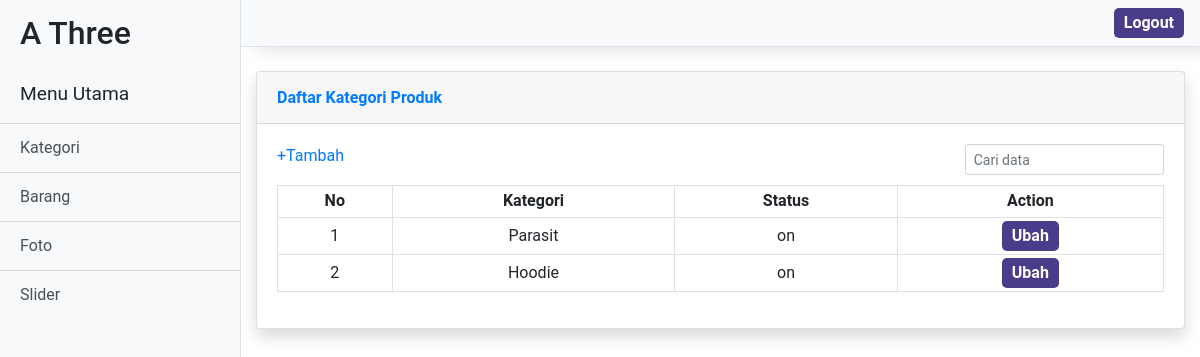
Page /admin/myprofile.php?module=kategori&page=list (signed in) on the earlier database version.
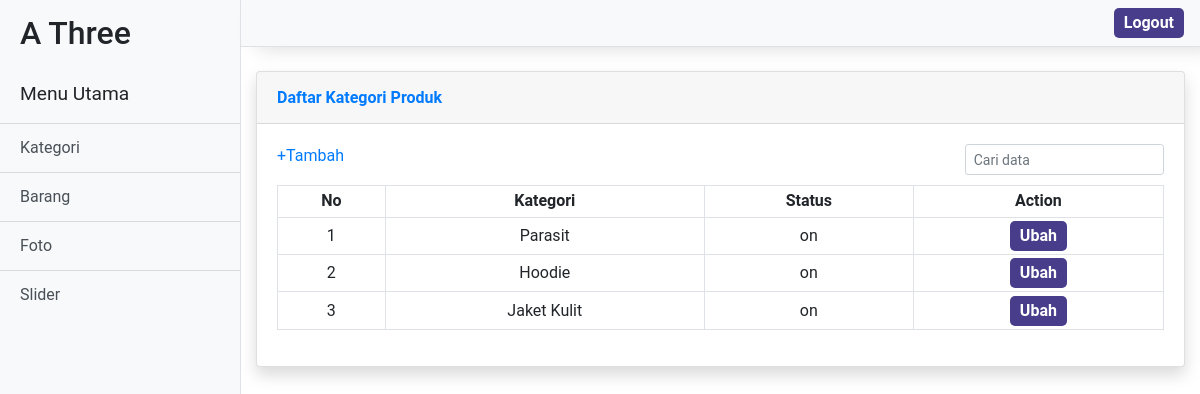
Same page on the later database version.
### tables this page shows
CREATE TABLE `kategori` (
  `id_kategori` int(15) NOT NULL,
  `kategori` varchar(30) NOT NULL,
  `status` enum('on','off') NOT NULL
);

### admin/module/kategori/list.php (the view)
<div class="container-fluid">
<?php $queryKategori = mysqli_query($koneksi, "SELECT * FROM kategori"); ?>
<?php if( mysqli_num_rows($queryKategori) == 0 ) : ?>
<div  id="pesan">
	<h1>Data belum ada</h1>
</div>
<?php else: ?>
	<div class="card shadow mb-4 mt-10">
         <div class="card-header py-3">
              <h6 class="m-0 font-weight-bold text-primary">Daftar Kategori Produk</h6>
         </div>
         <div class="card-body">
         <div class="row">
         <div class="col-sm-12 col-md-9">
         <div id="tambah">
			<a href="<?php echo BASE_URL."myprofile.php?module=kategori&page=form"; ?>">+Tambah</a>
		 </div>
		</div>
		 <div class="col-sm-12 col-md-3">
		 	<div id="dataTable_filter" class="dataTables_filter">
		 		<input type="search" class="form-control form-control-sm" placeholder="Cari data" aria-controls="dataTable">
		 		</div>
		 	</div>
			</div>
         <div class="table-responsive">
	<table class="table table-bordered" id="dataTable" width="100%" cellspacing="0">
	<tr>
			<th>No</th>
			<th>Kategori</th>
			<th>Status</th>
			<th>Action</th>
		</tr>
		<?php $no = 1; ?>
		<?php while( $row = mysqli_fetch_assoc($queryKategori) ) : ?>
			<tr>
				<td><?= $no ?></td>
				<td><?= $row["kategori"]; ?></td>
				<td><?= $row["status"]; ?></td>
				<td>
					<a href="<?= BASE_URL."myprofile.php?module=kategori&page=form&id_kategori=$row[id_kategori]";?>" class="btn">Ubah</a>
				</td>
			</tr>
			<?php $no++; ?>
		<?php endwhile; ?>
	</table>
<?php endif; ?>
</div>
</div>
</div>
</div>

Differences in the rows shown:
added kategori: kategori "Jaket Kulit", status "on"
